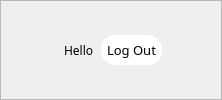
          <widget class="QFrame" name="user_control">
           <property name="styleSheet">
            <string notr="true">QFrame#user_control{
	
	background-color: rgb(211, 211, 211);
}
</string>
           </property>
           <property name="frameShape">
            <enum>QFrame::StyledPanel</enum>
           </property>
           <property name="frameShadow">
            <enum>QFrame::Raised</enum>
           </property>
           <layout class="QHBoxLayout" name="horizontalLayout_3" stretch="0,15,0,1,1">
            <property name="leftMargin">
             <number>10</number>
            </property>
            <property name="topMargin">
             <number>0</number>
            </property>
            <property name="rightMargin">
             <number>20</number>
            </property>
            <property name="bottomMargin">
             <number>0</number>
            </property>
            <item>
             <widget class="QLabel" name="logo">
              <property name="sizePolicy">
               <sizepolicy hsizetype="Preferred" vsizetype="Preferred">
                <horstretch>0</horstretch>
                <verstretch>0</verstretch>
               </sizepolicy>
              </property>
              <property name="maximumSize">
               <size>
                <width>160</width>
                <height>50</height>
               </size>
              </property>
              <property name="text">
               <string/>
              </property>
              <property name="pixmap">
               <pixmap>../assets/photos/Imobiliare.PNG</pixmap>
              </property>
              <property name="scaledContents">
               <bool>true</bool>
              </property>
             </widget>
            </item>
            <item>
             <spacer name="horizontalSpacer_3">
              <property name="orientation">
               <enum>Qt::Horizontal</enum>
              </property>
              <property name="sizeHint" stdset="0">
               <size>
                <width>40</width>
                <height>20</height>
               </size>
              </property>
             </spacer>
            </item>
            <item>
             <widget class="QLabel" name="hello_label">
              <property name="font">
               <font>
                <family>Century Gothic</family>
                <pointsize>9</pointsize>
               </font>
              </property>
              <property name="text">
               <string>Hello</string>
              </property>
             </widget>
            </item>
            <item>
             <widget class="QPushButton" name="logout_button">
              <property name="sizePolicy">
               <sizepolicy hsizetype="Minimum" vsizetype="Fixed">
                <horstretch>0</horstretch>
                <verstretch>0</verstretch>
               </sizepolicy>
              </property>
              <property name="maximumSize">
               <size>
                <width>68</width>
                <height>16777215</height>
               </size>
              </property>
              <property name="font">
               <font>
                <family>Century Gothic</family>
                <pointsize>10</pointsize>
               </font>
              </property>
              <property name="styleSheet">
               <string notr="true">QPushButton {
    border: 2px solid transparent;
    border-radius: 15px;      
    padding: 5px;                  
    background-color: white;        
    color: black;             
    transition: background-color 0.3s ease; 
}

QPushButton:hover {
    background-color: #f0f0f0; 
    color: black;                  
}

QPushButton:pressed {
    background-color: #d0d0d0;
    color: black;
}</string>
              </property>
              <property name="text">
               <string>Log Out</string>
              </property>
             </widget>
            </item>
            <item>
             <widget class="QPushButton" name="user_button">
              <property name="sizePolicy">
               <sizepolicy hsizetype="Fixed" vsizetype="Fixed">
                <horstretch>0</horstretch>
                <verstretch>0</verstretch>
               </sizepolicy>
              </property>
              <property name="styleSheet">
               <string notr="true">QPushButton {
    border: none;
    background-color: transparent;
}

QPushButton:hover {
    icon: url(:/icons/user_hovered.png);
}

QPushButton:pressed {
    icon: url(:/icons/user_hovered.png);
}</string>
              </property>
              <property name="text">
               <string/>
              </property>
              <property name="icon">
               <iconset>
                <normaloff>../icons/user.png</normaloff>../icons/user.png</iconset>
              </property>
              <property name="iconSize">
               <size>
                <width>40</width>
                <height>40</height>
               </size>
              </property>
             </widget>
            </item>
           </layout>
          </widget>
